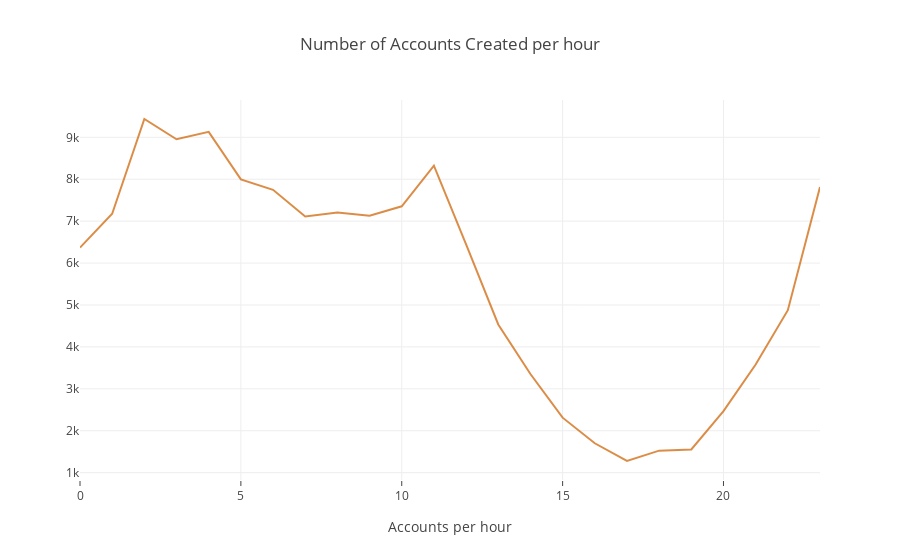

Notebook cell for this chart:
### Markdown cell above
## Plotting number of accounts created per hour

### Code cell
cnt_ = twitter_data['user_created_at_hour'].value_counts()
cnt_ = cnt_.sort_index() 
trace1 = go.Scatter(
                    x = cnt_.index,
                    y = cnt_.values,
                    mode = "lines",
                    name = "citations",
                    marker = dict(color = 'rgba(210, 113, 25, 0.8)')
                    )

data = [trace1]
layout = dict(title = 'Number of Accounts Created per hour ',
              xaxis= dict(title= 'Accounts per hour',ticklen= 5,zeroline= False)
             )
fig = dict(data = data, layout = layout)
iplot(fig)

### Figure 1 — Plotly figure (JSON) as saved in the notebook; plotly's stock layout.template omitted (floating-point values rounded to 4 significant figures)
{"data": [{"marker": {"color": "rgba(210, 113, 25, 0.8)"}, "mode": "lines", "name": "citations", "type": "scatter", "uid": "4038e786-dec8-4ed5-821b-9329d43479e9", "x": [0, 1, 2, 3, 4, 5, 6, 7, 8, 9, 10, 11, 12, 13, 14, 15, 16, 17, 18, 19, 20, 21, 22, 23], "y": [6369, 7176, 9437, 8953, 9130, 7997, 7747, 7113, 7208, 7131, 7354, 8323, 6447, 4535, 3354, 2312, 1701, 1278, 1525, 1554, 2467, 3579, 4876, 7814]}], "layout": {"title": {"text": "Number of Accounts Created per hour "}, "xaxis": {"ticklen": 5, "title": {"text": "Accounts per hour"}, "zeroline": false}}}
